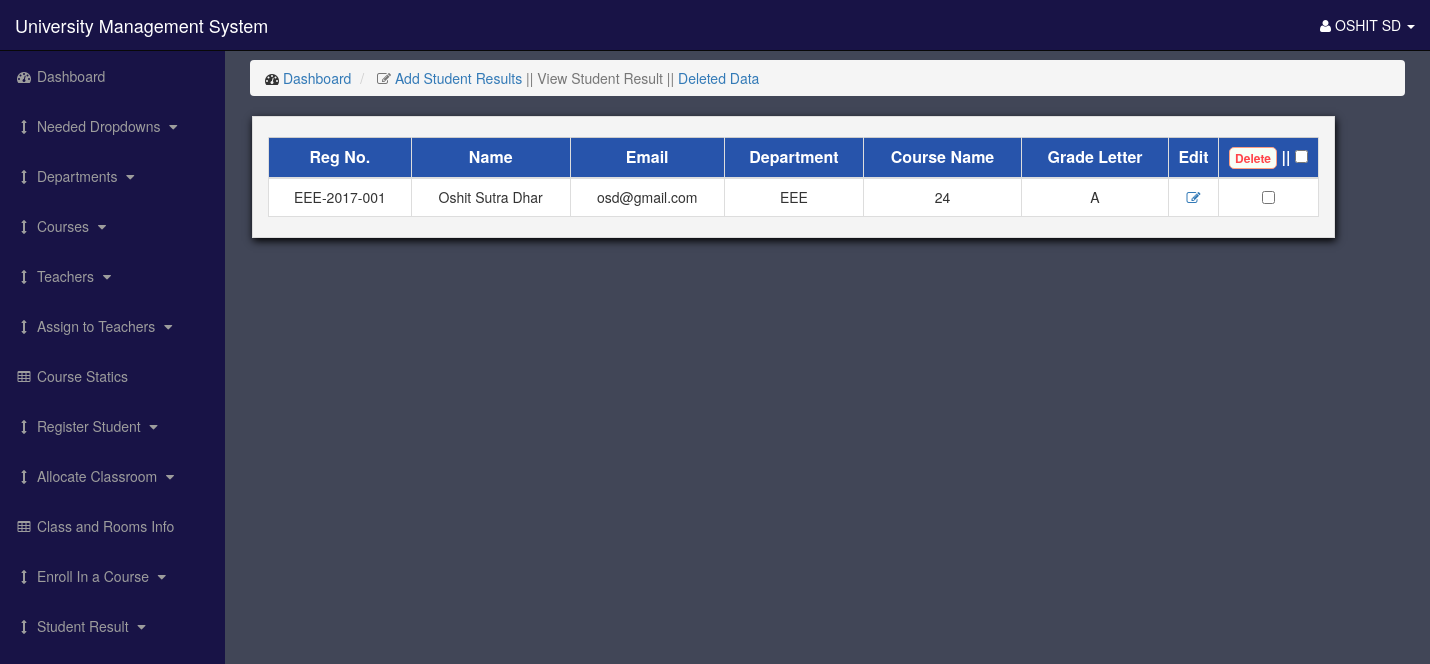
Page /admin/Views/StudentResults/ViewResults.php (signed in) on the committed database.
### tables this page shows
CREATE TABLE IF NOT EXISTS `std_results` (
`id` int(11) NOT NULL,
  `std_reg` varchar(255) NOT NULL,
  `name` varchar(255) NOT NULL,
  `email` varchar(255) NOT NULL,
  `department` varchar(300) NOT NULL,
  `course` varchar(300) NOT NULL,
  `grade_letter` varchar(255) NOT NULL,
  `is_delete` int(11) NOT NULL DEFAULT '0',
  `created_at` datetime NOT NULL,
  `updated_at` datetime NOT NULL,
  `deleted_at` datetime NOT NULL
);

CREATE TABLE IF NOT EXISTS `register_stds` (
`id` int(11) NOT NULL,
  `name` varchar(255) NOT NULL,
  `email` varchar(255) NOT NULL,
  `contact` varchar(255) NOT NULL,
  `date` text NOT NULL,
  `address` text NOT NULL,
  `department` varchar(300) NOT NULL,
  `regnum` varchar(255) NOT NULL,
  `is_delete` tinyint(11) NOT NULL DEFAULT '0',
  `created_at` datetime NOT NULL,
  `updated_at` datetime NOT NULL,
  `deleted_at` datetime NOT NULL
);

### admin/Src/StudentResults/StudentResults.php (called while the page is built, shortened)
<?php
class StudentResults extends Dbconnect
{
    public function getData()
    {
        $db = $this->pdo;
        $query = 'SELECT std_results.id,std_results.std_reg,std_results.name,std_results.email,std_results.department,std_results.course,std_results.grade_letter,register_stds.regnum FROM std_results
                  INNER JOIN register_stds ON std_results.std_reg = register_stds.id
                   where std_results.is_delete = 0 ORDER BY id DESC ';
        $stmt = $db->prepare($query);
        $stmt->execute();
        $allData = $stmt->fetchAll();
        return $allData;
    }
}

### admin/Views/StudentResults/ViewResults.php (the view, shortened to what this page needs)
<!DOCTYPE html>
<html lang="en">
<head>
    <link href="../../css/bootstrap.min.css" rel="stylesheet">
    <link href="../../css/sb-admin.css" rel="stylesheet">
    <link href="../../font-awesome/css/font-awesome.min.css" rel="stylesheet" type="text/css">
</head>
<body>
<div id="wrapper">
    <nav class="navbar navbar-inverse navbar-fixed-top header" role="navigation">
        <div class="navbar-header">
            <a class="navbar-brand" href="../../index.php">University Management System</a>
        </div>
        <ul class="nav navbar-right top-nav">
            <li class="dropdown">
                <a href="#" class="dropdown-toggle" data-toggle="dropdown"><i class="fa fa-user"></i>
                    <?php @session_start(); echo $_SESSION['userid']['name']; ?>
                    <b class="caret"></b></a>
            </li>
        </ul>
        <div class="collapse navbar-collapse navbar-ex1-collapse">
            <ul class="nav navbar-nav side-nav">
                <li>
                    <a href="../../index.php"><i class="fa fa-fw fa-dashboard"></i> Dashboard</a>
                </li>
                <li>
                    <a href="javascript:;" data-toggle="collapse" data-target="#demo00"><i class="fa fa-fw fa-arrows-v"></i> Needed Dropdowns <i class="fa fa-fw fa-caret-down"></i></a>
                </li>
                <li>
                    <a href="javascript:;" data-toggle="collapse" data-target="#demo"><i class="fa fa-fw fa-arrows-v"></i> Departments <i class="fa fa-fw fa-caret-down"></i></a>
                </li>
                <li>
                    <a href="javascript:;" data-toggle="collapse" data-target="#demo1"><i class="fa fa-fw fa-arrows-v"></i> Courses <i class="fa fa-fw fa-caret-down"></i></a>
                </li>
                <li>
                    <a href="javascript:;" data-toggle="collapse" data-target="#demo2"><i class="fa fa-fw fa-arrows-v"></i> Teachers <i class="fa fa-fw fa-caret-down"></i></a>
                </li>
                <li>
                    <a href="javascript:;" data-toggle="collapse" data-target="#demo3"><i class="fa fa-fw fa-arrows-v"></i> Assign to Teachers <i class="fa fa-fw fa-caret-down"></i></a>
                </li>
                <li>
                    <a href="../CourseStatic/ViewCourseStatic.php"><i class="fa fa-fw fa-table"></i> Course Statics </a>
                </li>
                <li>
                    <a href="javascript:;" data-toggle="collapse" data-target="#demo5"><i class="fa fa-fw fa-arrows-v"></i> Register Student <i class="fa fa-fw fa-caret-down"></i></a>
                </li>
                <li>
                    <a href="javascript:;" data-toggle="collapse" data-target="#demo6"><i class="fa fa-fw fa-arrows-v"></i> Allocate Classroom <i class="fa fa-fw fa-caret-down"></i></a>
                </li>
                <li>
                    <a href="../ClassAndRoomsInfo/ClassAndRooms.php"><i class="fa fa-fw fa-table"></i> Class and Rooms Info </a>
                </li>
                <li>
                    <a href="javascript:;" data-toggle="collapse" data-target="#demo8"><i class="fa fa-fw fa-arrows-v"></i> Enroll In a Course <i class="fa fa-fw fa-caret-down"></i></a>
                </li>
                <li>
                    <a href="javascript:;" data-toggle="collapse" data-target="#demo9"><i class="fa fa-fw fa-arrows-v"></i> Student Result <i class="fa fa-fw fa-caret-down"></i></a>
                </li>
            </ul>
        </div>
    </nav>
    <div id="page-wrapper">
        <div class="container-fluid">
            <div class="row">
                <div class="col-lg-12">
                    <ol class="breadcrumb">
                        <li>
                            <i class="fa fa-dashboard"></i>  <a href="../../index.php">Dashboard</a>
                        </li>
                        <li class="active">
                            <i class="fa fa-edit"></i> <a href="StudentResults.php">Add Student Results</a> || View Student Result ||  <a href="UndoViewResults.php">Deleted Data</a>
                        </li>
                    </ol>
                </div>
            </div>
            <?php
            $data = new StudentResults();
            $allStdRes = $data->getData();
            ?>
            <div class="container">
                <div class="row mainBody">
                    <div class="col-md-12">
                        <form action="deleteAll.php" method="post"  onsubmit="return confirm('Do you really want to delete data ?');">
                        <table class="table table-bordered">
                            <br>
                            <thead>
                            <tr>
                                <th class="txt">Reg No.</th>
                                <th class="txt">Name</th>
                                <th class="txt">Email</th>
                                <th class="txt">Department</th>
                                <th class="txt">Course Name</th>
                                <th class="txt">Grade Letter</th>
                                <th class="txt" style="width: 50px;">Edit</th>
                                <th class="txt" style="width: 100px;">
                                    <button type="submit" name="delete" class="btnnnnn btn-xs">Delete</button> ||
                                    <input type="checkbox" id="checkAll"/>
                                </th>
                            </tr>
                            </thead>
                            <?php
                            foreach ($allStdRes as $data)
                            {
                                ?>
                                <tbody>
                                <tr>
                                    <td class="data"><?php echo $data['regnum']; ?></td>
                                    <td class="data"><?php echo $data['name']; ?></td>
                                    <td class="data"><?php echo $data['email']; ?></td>
                                    <td class="data"><?php echo $data['department']; ?></td>
                                    <td class="data"><?php echo $data['course']; ?></td>
                                    <td class="data"><?php echo $data['grade_letter']; ?></td>
                                    <td class="data">
                                        <a href="update.php?id=<?php echo $data['id']; ?>"><li class="fa fa-edit size"></li></a>
                                    </td>
                                    <td class="data">
                                        <input type="checkbox" name="chkbox[]"  value="<?php echo $data['id']; ?>"/>
                                    </td>
                                </tr>
                                </tbody>
                                <?php
                            }
                            ?>
                        </table>
                        </form>
                        <br>
                    </div>
                </div>
            </div><br><br><br>
        </div>
    </div>
</div>
</body>
</html>

### admin/css/sb-admin.css (style rules this page uses)
body { margin-top: 100px; background-color: #414657; }
@media (min-width:768px) { body { margin-top: 50px; } }
#wrapper { padding-left: 0; }
#page-wrapper { width: 100%; padding: 0; background-color:#414657; }
@media (min-width:768px) { #wrapper { padding-left: 225px; } }
@media (min-width:768px) { #page-wrapper { padding: 10px; } }
.top-nav { padding: 0 15px; }
.header { background-color: #181346; }
.top-nav>li { display: inline-block; float: left; }
.top-nav>li>a { padding-top: 15px; padding-bottom: 15px; line-height: 20px; color: #fff; }
@media (min-width:768px) { .side-nav { position: fixed; top: 51px; left: 225px; width: 225px; margin-left: -225px; border: none; border-radius: 0; overflow-y: auto; background-color: #181346; bottom: 0; overflow-x: hidden; padding-bottom: 40px; } }
@media (min-width:768px) { .side-nav>li>a { width: 225px; } }

### admin/Views/StudentResults/ViewResults.php (style rules this page uses)
.mainBody { margin: auto; width: 95%; margin-left: -13px; box-shadow: 1px 3px 8px #000; border: 1px solid #ddd; background-color:#f4f4f4 ; }
.table { width: 100%; height:auto; margin: auto; border: 1px solid #ccc; }
.txt { font-size: 16px; font-weight: 600; color: #fff; text-align: center; background-color: #2754ab; }
.data { text-align: center; background-color: #fff; }
.btnnnnn { background-color: #f8fff7; color: #ff454a; border: 1px solid #ff9e82; border-radius: 5px; }

### rows in the picture
std_results: register_stds.regnum "EEE-2017-001", name "Oshit Sutra Dhar", email "osd@gmail.com", department "EEE", course "24", grade_letter "A"

### other values in the picture
$_SESSION['userid']['name'] "OSHIT SD"
